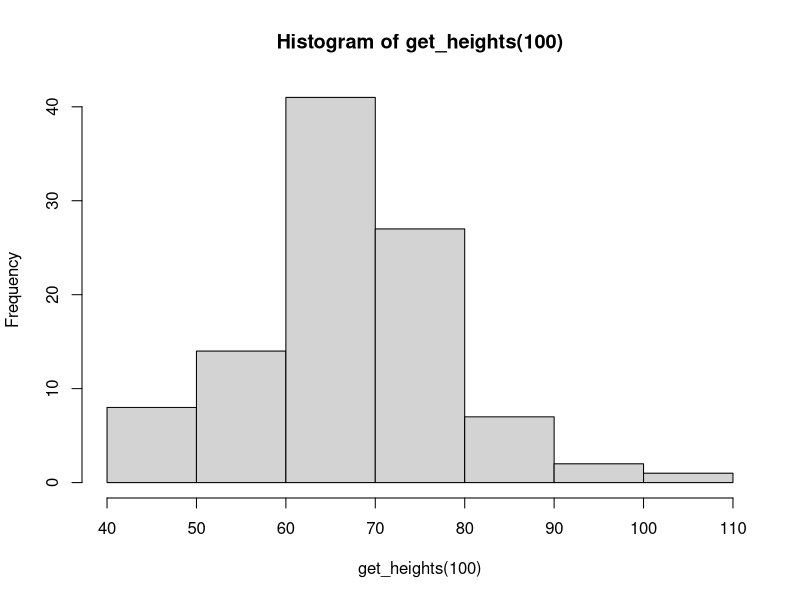
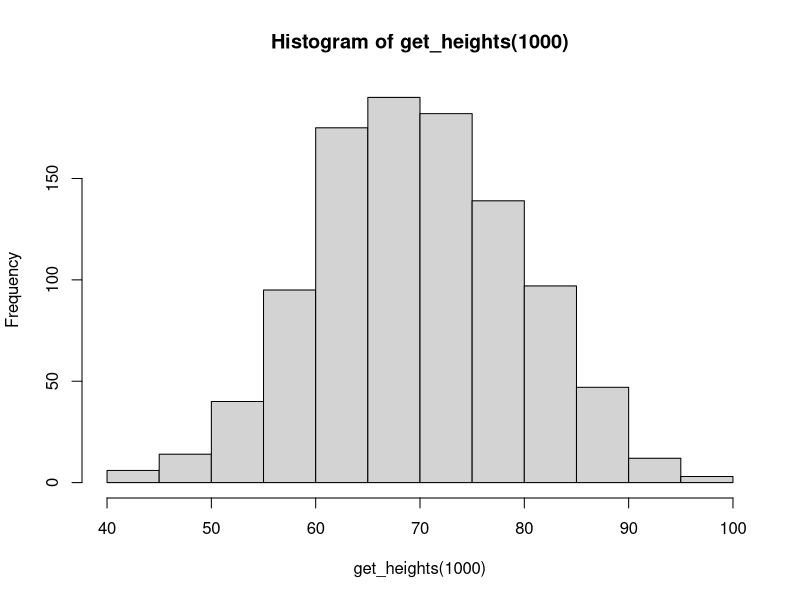

Generate these figures, in order, with R: (Note: this script raises an error after producing the figures.)
setwd("C:/Users/Hayden/Documents/GitHub/bootcamp-2016-example")

#assuming that height normal distribution mean 69, sd of 10

#1
#need a function called get_heights 
#that will use rnorm to get a sample of heihgts
#storing it in variable "Heights"
#make it so that can be used for both 100 and 1000

get_heights<-function(num){
  heights<-rnorm(num, mean=69, sd=10)
}

#calling number from 100 first sample
hist(get_heights(100))

hist(get_heights(1000))
#checking the outputs with hist shows that it has worked yay!
#it works


#2 and #3 (worked for both)
#want to compute average height from heights vector
get_heights<-function(num){
  heights<-rnorm(num, mean=69, sd=10);
  average=mean(heights);
  return(average)
}

#4
#need to repeat multiple times with for loop, 
#so for 1:1000, get_heights()
#save for each value into a vector mean_heights_100 blah
#can use rep function to repeat it multiple times

x<-get_heights(100)
average_heights
